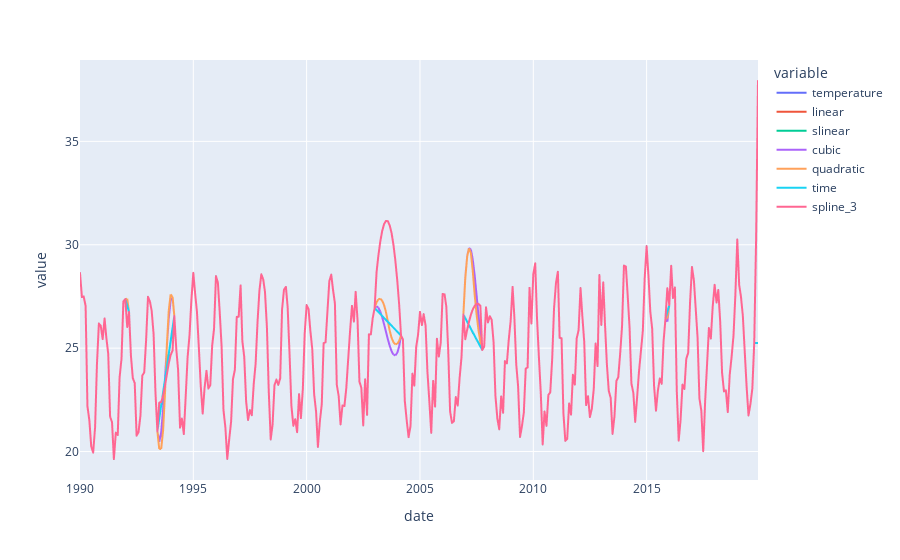

The code cell stored with this chart in its notebook:
### Markdown cell above
For cases when we miss one or two data points linear interpolitaion might be fair enough, however, for longer periods I'm going to try some different methods as well. Higher order polynomials will not be used in order to avoid getting overestmated high and low values.

### Code cell
# Apply different interpolation methods
interpolation_methods = ['linear', 'slinear', 'cubic', 'quadratic', 'time']
weather_interpolations = weather.to_frame()

for method in interpolation_methods:
    weather_interpolations[method] = weather_interpolations.temperature.interpolate(method=method)

weather_interpolations['spline_3'] = weather_interpolations.temperature.interpolate('spline', order=3)

# Visualize interpolations
weather_interpolations_melt = weather_interpolations.reset_index().melt(id_vars='date', value_vars=['temperature',
                                                                                                    'linear',
                                                                                                    'slinear',
                                                                                                    'cubic',
                                                                                                    'quadratic',
                                                                                                    'time',
                                                                                                    'spline_3'])
px.line(weather_interpolations_melt, x='date' , y='value' , color='variable')

### Figure 1 — Plotly figure (JSON) as saved in the notebook; plotly's stock layout.template omitted (floating-point values rounded to 4 significant figures; data arrays with more than 128 entries replaced by an {"elided": "..."} marker saying what was removed)
{"data": [{"hovertemplate": "variable=temperature<br>date=%{x}<br>value=%{y}<extra></extra>", "legendgroup": "temperature", "line": {"color": "#636efa", "dash": "solid"}, "mode": "lines", "name": "temperature", "showlegend": true, "type": "scattergl", "x": {"elided": "360 str values"}, "xaxis": "x", "y": {"elided": "360 float values"}, "yaxis": "y"}, {"hovertemplate": "variable=linear<br>date=%{x}<br>value=%{y}<extra></extra>", "legendgroup": "linear", "line": {"color": "#EF553B", "dash": "solid"}, "mode": "lines", "name": "linear", "showlegend": true, "type": "scattergl", "x": {"elided": "360 str values"}, "xaxis": "x", "y": {"elided": "360 float values"}, "yaxis": "y"}, {"hovertemplate": "variable=slinear<br>date=%{x}<br>value=%{y}<extra></extra>", "legendgroup": "slinear", "line": {"color": "#00cc96", "dash": "solid"}, "mode": "lines", "name": "slinear", "showlegend": true, "type": "scattergl", "x": {"elided": "360 str values"}, "xaxis": "x", "y": {"elided": "360 float values"}, "yaxis": "y"}, {"hovertemplate": "variable=cubic<br>date=%{x}<br>value=%{y}<extra></extra>", "legendgroup": "cubic", "line": {"color": "#ab63fa", "dash": "solid"}, "mode": "lines", "name": "cubic", "showlegend": true, "type": "scattergl", "x": {"elided": "360 str values"}, "xaxis": "x", "y": {"elided": "360 float values"}, "yaxis": "y"}, {"hovertemplate": "variable=quadratic<br>date=%{x}<br>value=%{y}<extra></extra>", "legendgroup": "quadratic", "line": {"color": "#FFA15A", "dash": "solid"}, "mode": "lines", "name": "quadratic", "showlegend": true, "type": "scattergl", "x": {"elided": "360 str values"}, "xaxis": "x", "y": {"elided": "360 float values"}, "yaxis": "y"}, {"hovertemplate": "variable=time<br>date=%{x}<br>value=%{y}<extra></extra>", "legendgroup": "time", "line": {"color": "#19d3f3", "dash": "solid"}, "mode": "lines", "name": "time", "showlegend": true, "type": "scattergl", "x": {"elided": "360 str values"}, "xaxis": "x", "y": {"elided": "360 float values"}, "yaxis": "y"}, {"hovertemplate": "variable=spline_3<br>date=%{x}<br>value=%{y}<extra></extra>", "legendgroup": "spline_3", "line": {"color": "#FF6692", "dash": "solid"}, "mode": "lines", "name": "spline_3", "showlegend": true, "type": "scattergl", "x": {"elided": "360 str values"}, "xaxis": "x", "y": {"elided": "360 float values"}, "yaxis": "y"}], "layout": {"legend": {"title": {"text": "variable"}, "tracegroupgap": 0}, "margin": {"t": 60}, "xaxis": {"anchor": "y", "domain": [0, 1], "title": {"text": "date"}}, "yaxis": {"anchor": "x", "domain": [0, 1], "title": {"text": "value"}}}}
